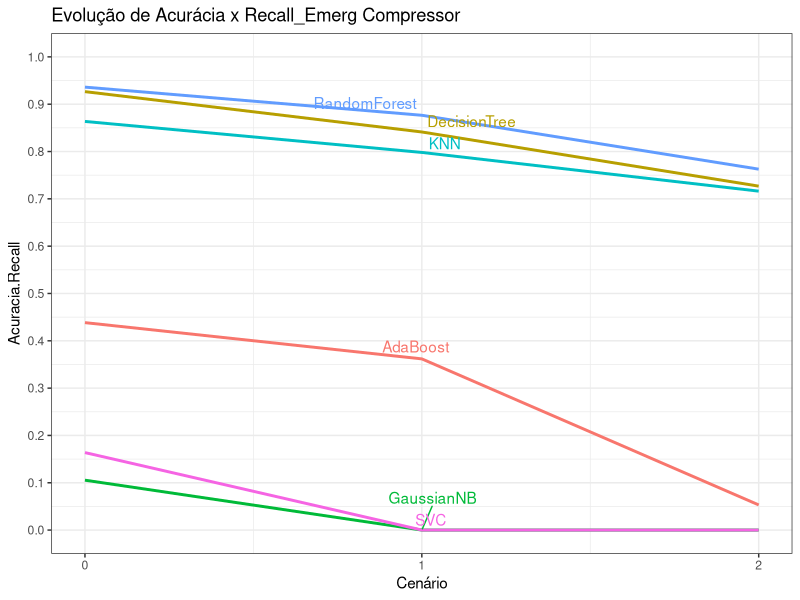
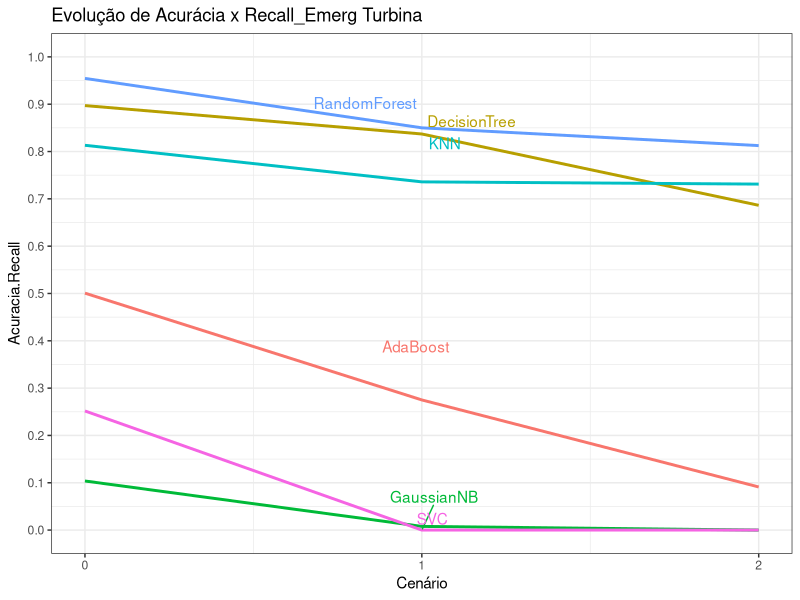

Generate these figures, in order, with R:
# Gráfico de evolução dos modelos pelos cenários

library(ggplot2)
library(ggrepel)

df_comp <- read.csv('compressor_cenarios.csv')

# Gráfico para o compressor
p1 <- ggplot(df_comp, aes(Cenário, Acuracia.Recall, group = Algoritmo, colour = Algoritmo))

p2 <- p1 + geom_line(size = 1) + theme_bw() +  theme(legend.position="none")

(p3 <- p2 + geom_text_repel(data = df_comp[df_comp$Cenário==1,], aes(label = Algoritmo, 
                                                               hjust = 1, vjust = 1))
          + ggtitle("Evolução de Acurácia x Recall_Emerg Compressor")
          + scale_x_continuous(limits = c(0, 2), n.breaks = 3)
          + scale_y_continuous(limits = c(0, 1), n.breaks = 10)
  )

# Gráfico para a turbina

df_turb <- read.csv('turbina_cenarios.csv')

q1 <- ggplot(df_turb, aes(Cenário, Acuracia.Recall, group = Algoritmo, colour = Algoritmo))

q2 <- q1 + geom_line(size = 1) + theme_bw() +  theme(legend.position="none")

(q3 <- q2 + geom_text_repel(data = df_comp[df_comp$Cenário==1,], aes(label = Algoritmo, 
                                                                     hjust = 1, vjust = 1))
  + ggtitle("Evolução de Acurácia x Recall_Emerg Turbina")
  + scale_x_continuous(limits = c(0, 2), n.breaks = 3)
  + scale_y_continuous(limits = c(0, 1), n.breaks = 10)
)
